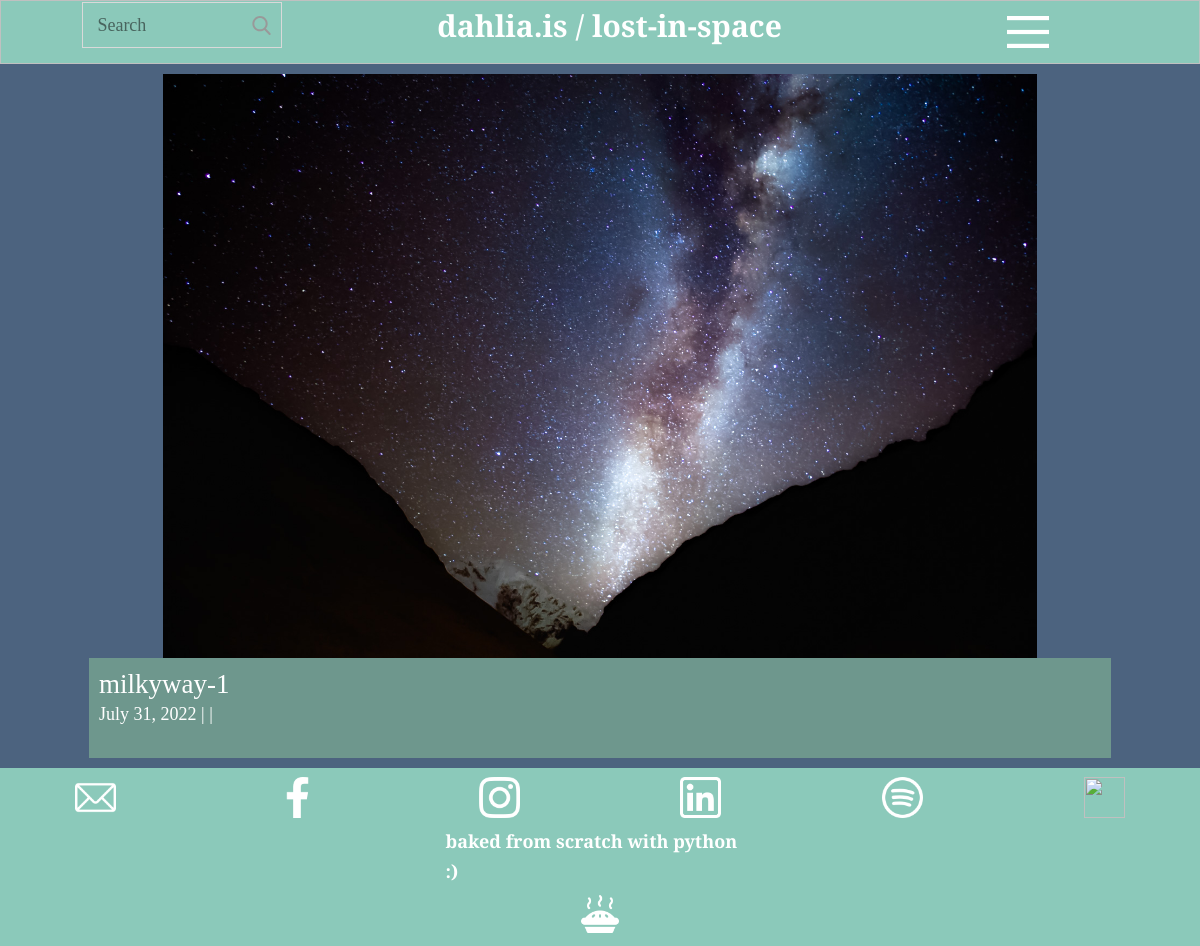
/lost-in-space/a3184e1a-78e3-4936-8762-18955a791049, run on the app's committed database.
### core/models.py (models this page shows, shortened)
class Photo(models.Model):
    title = models.CharField(max_length=200)
    caption = models.TextField(blank=True)
    image = models.ImageField(upload_to ='temp/')
    location = models.ForeignKey(Location, blank=True,null=True,on_delete=models.CASCADE)
    created_on = models.DateField()
    album = models.ForeignKey(Album,on_delete=models.CASCADE)
    filename = models.CharField(max_length=200,blank=True,null=True)
    show_on_homepage = models.BooleanField(default=True)
    link = models.CharField(default='https://www.dahlia.is/here',max_length=200,blank=True,null=True)
    class Meta:
        ordering = ['album','-created_on']

### core/views.py (the view)
# urls.py: astro_patterns = [path('lost-in-space',views.astrophoto_gallery,name='astrophoto')] + [path(f'lost-in-space/{a.uid}',views.astrophoto_indiv,name=f'astro_{a.uid}') for a in AstroPhoto.objects.all()]
def astrophoto_indiv(request):
    u = request.path.split('/')[-1]
    a = AstroPhoto.objects.get(uid=u)
    context = {}
    context['photo'] = a
    context["header_content"] = 'lost-in-space'
    context["menu"] = MENU
    return render(request,'pages_html/astrophoto.html',context)

### core/templates/pages_html/astrophoto.html (shortened to what this page needs)
{% load static %}
<!DOCTYPE html>
<html style="font-size: 24px;" lang="en"><head>
    <link rel="stylesheet" href="{% static 'css/building_blocks/nicepage.css' %}" media="screen">
    <link rel="stylesheet" href="{% static '/css/building_blocks/page-template.css' %}" media="screen">
  </head>
  <body class="u-body u-xl-mode" data-lang="en">
    {% block header %} {% include 'building_blocks/header.html' %} {% endblock header %}
<section class="u-align-center u-clearfix u-container-align-center u-palette-2-base u-section-4">
  <div class="u-clearfix u-sheet u-valign-middle u-sheet-1">
      <div class="u-align-center u-carousel u-expanded-width-sm u-expanded-width-xs u-gallery u-layout-carousel u-lightbox u-no-transition u-show-text-always u-gallery-1" data-interval="5000" data-u-ride="carousel" id="carousel-c442">
        <div class="u-carousel-inner u-gallery-inner" role="listbox">
          <div class="u-active u-carousel-item u-gallery-item u-shape-rectangle">
            <div class="u-back-slide" data-image-width="1280" data-image-height="853">
              <img class="u-back-image u-expanded u-image-contain" src="{{photo.image.url}}">
            </div>
            <div class="u-container-align-left u-over-slide u-palette-3-dark-1 u-valign-top-md u-valign-top-sm u-valign-top-xs u-over-slide-1">
              <h5 class="u-align-left u-gallery-heading" style="width: 1002px; margin-right: auto; margin-left: 0px;">{{photo.title}}</h5>
              <p class="u-align-left u-gallery-text" style="width: 1002px; margin-right: auto; margin-left: 0px; font-size: 0.75rem;">{{photo.created_on}} | {{photo.location.name}} | {{photo.instruments}}</p>
            </div>
            </div>
        </div>
      </div>
    </div>
  </section>
  {% block footer %} {% include 'building_blocks/footer.html' %} {% endblock footer %}
</body></html>

### core/static/css/building_blocks/page-template.css (style rules this page uses)
.u-section-4 { background-image: none; }
.u-section-4 .u-sheet-1 { min-height: 704px; }
.u-section-4 .u-gallery-1 { width: 1022px; height: 684px; grid-gap: 10px 10px; margin: 10px auto; }
.u-section-4 .u-over-slide-1 { min-height: 100px; background-image: none; padding: 10px; }

### data on the page
Photo: image (picture), title "milkyway-1", created_on "July 31, 2022"

### other printed values
{{ header_content }} "lost-in-space"
